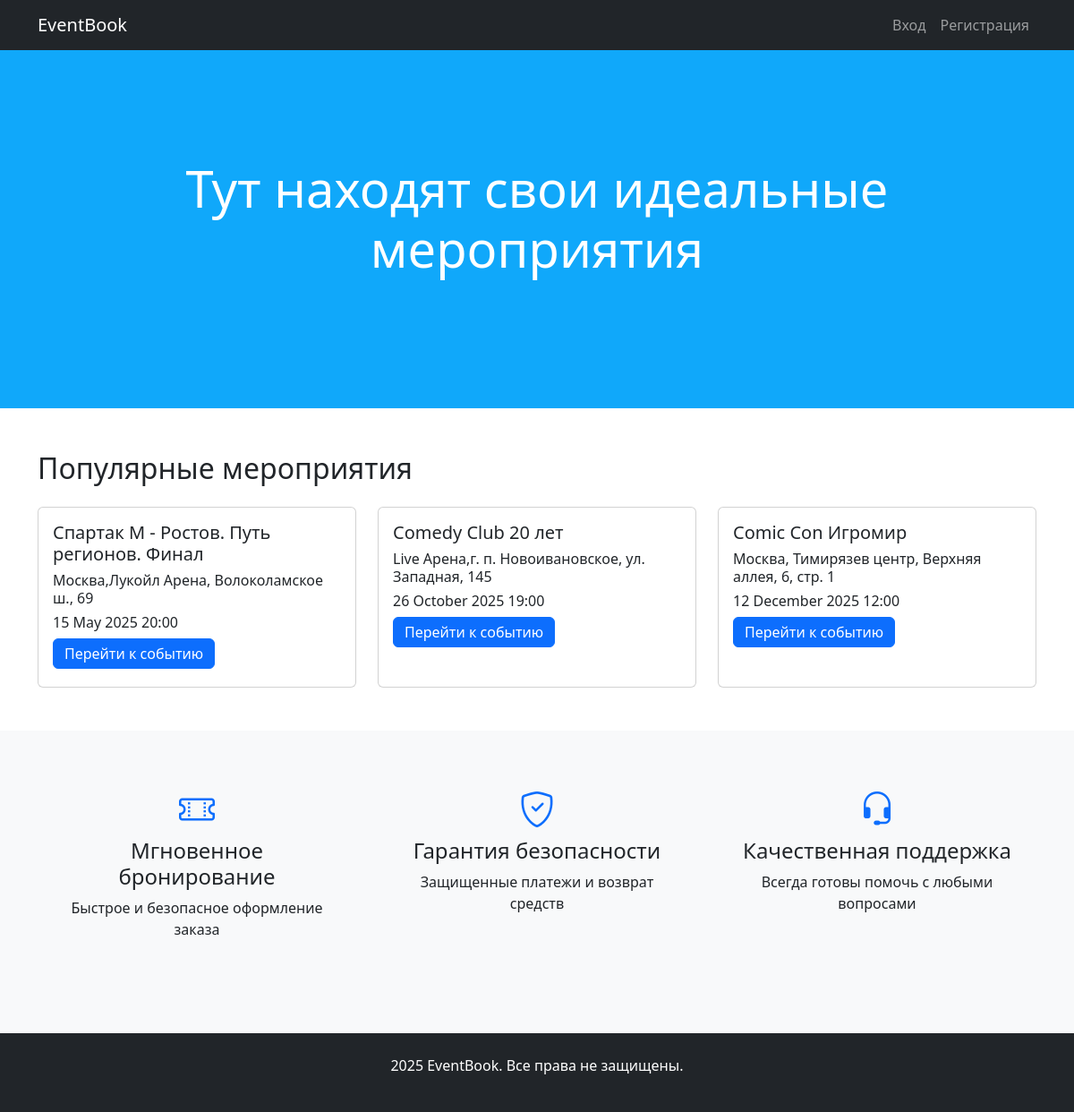
The page / on the database its author committed.
### data/event.py (models this page shows)
class Event(SqlAlchemyBase, UserMixin, SerializerMixin):
    __tablename__ = 'events'
    id = sqlalchemy.Column(sqlalchemy.Integer, primary_key=True, autoincrement=True)
    name = sqlalchemy.Column(sqlalchemy.String, nullable=True)
    about = sqlalchemy.Column(sqlalchemy.String, nullable=True)
    path_to_file = sqlalchemy.Column(sqlalchemy.String, nullable=True)
    start_date = sqlalchemy.Column(sqlalchemy.DateTime, default=datetime.datetime.now)
    start_date_formatted = sqlalchemy.Column(sqlalchemy.String)
    city = sqlalchemy.Column(sqlalchemy.String, nullable=True)
    capacity_left = sqlalchemy.Column(sqlalchemy.Integer)
    price = sqlalchemy.Column(sqlalchemy.Integer)
    place = sqlalchemy.Column(sqlalchemy.String)
    hall_id = sqlalchemy.Column(sqlalchemy.Integer,
                                sqlalchemy.ForeignKey("halls.id"))
    hall = orm.relationship('ConcertHall')

### main.py (the view)
@user_blueprint.route("/")
def index():
    db_sess = db_session.create_session()
    events = sorted(db_sess.query(Event).all(), key=lambda a: a.start_date)
    return render_template("index.html", events=events)

### data/db_session.py (called while the page is built)
def create_session() -> Session:
    global __factory
    return __factory()

### templates/index.html (shortened to what this page needs)
{% extends "base.html" %}
{% block content %}
    <section class="hero-section">
        <div class="container text-center">
            {% if current_user.is_authenticated %}
            <h1 class="display-4 mb-4">Привет, {{current_user.name}}!</h1>
            <h1 class="display-4 mb-4">Мы нашли кое-что для вас</h1>
            {% else %}
            <h1 class="display-4 mb-4">Тут находят свои идеальные мероприятия</h1>
            {% endif %}
        </div>
    </section>
    <section class="container my-5">
        <h2 class="mb-4">Популярные мероприятия</h2>
        <div class="row row-cols-1 row-cols-md-3 g-4">
            {% for event in events %}
                <div class="col">
                    <div class="card h-100 event-card">
                        <div class="card-body">
                            <h5 class="card-title">{{ event.name }}</h5>
                            <h6 class="card-title">{{ event.place }}</h6>
                            <h6 class="card-title">{{ event.start_date_formatted}}</h6>
                            <h6 class="btn btn-primary w-20 py-1 mb-1"><a class="nav-link" href="{{ url_for('user_blueprint.get_event_id', id=event.id) }}">Перейти к событию</a></h6>
                        </div>
                    </div>
                </div>
            {% endfor %}
        </div>
    </section>
    <section class="bg-light py-5">
        <div class="container text-center">
            <div class="row">
                <div class="col-md-4 mb-4">
                    <div class="p-3">
                        <h3><i class="bi bi-ticket-perforated fs-1 text-primary"></i></h3>
                        <h4>Мгновенное бронирование</h4>
                        <p>Быстрое и безопасное оформление заказа</p>
                    </div>
                </div>
                <div class="col-md-4 mb-4">
                    <div class="p-3">
                        <h3><i class="bi bi-shield-check fs-1 text-primary"></i></h3>
                        <h4>Гарантия безопасности</h4>
                        <p>Защищенные платежи и возврат средств</p>
                    </div>
                </div>
                <div class="col-md-4 mb-4">
                    <div class="p-3">
                        <h3><i class="bi bi-headset fs-1 text-primary"></i></h3>
                        <h4>Качественная поддержка</h4>
                        <a>Всегда готовы помочь с любыми вопросами</a>
                    </div>
                </div>
            </div>
        </div>
    </section>
{% endblock %}

### templates/base.html (shortened to what this page needs)
<!DOCTYPE html>
<html lang="ru">
<head>
    <link href="https://cdn.jsdelivr.net/npm/bootstrap@5.3.0/dist/css/bootstrap.min.css" rel="stylesheet">
    <link rel="stylesheet" href="https://cdn.jsdelivr.net/npm/bootstrap-icons@1.8.1/font/bootstrap-icons.css">
    <link rel="stylesheet" href="{{url_for('static', filename='css/base.css')}}" />
</head>
<body class="d-flex flex-column min-vh-100">
    <nav class="navbar navbar-expand-lg navbar-dark bg-dark">
        <div class="container">
            <a class="navbar-brand" href="{{ url_for('user_blueprint.index') }}">EventBook</a>
            <div class="collapse navbar-collapse" id="navbarNav">
                <ul class="navbar-nav ms-auto">
                    {% if current_user.is_authenticated %}
                        <li class="nav-item">
                            <a class="nav-link" href="{{ url_for('user_blueprint.profile') }}">Профиль</a>
                        </li>
                        <li class="nav-item">
                            <a class="nav-link" href="{{ url_for('user_blueprint.logout') }}">Выйти</a>
                        </li>
                        {% if current_user.is_admin %}
                        <li class="nav-item">
                            <a class="nav-link" href="{{ url_for('user_blueprint.create_event') }}">Создать мероприятие</a>
                        </li>
                        {% endif %}
                     {% else %}
                        <li class="nav-item">
                            <a class="nav-link" href="{{ url_for('user_blueprint.login') }}">Вход</a>
                        </li>
                        <li class="nav-item">
                            <a class="nav-link" href="{{ url_for('user_blueprint.register') }}">Регистрация</a>
                        </li>
                     {% endif %}
                </ul>
            </div>
        </div>
    </nav>
    <main class="flex-grow-1">
        {% block content %}{% endblock %}
    </main>
    <footer class="bg-dark text-white mt-auto py-4">
        <div class="container text-center">
            <p>2025 EventBook. Все права не защищены.</p>
        </div>
    </footer>
</body>
</html>

### static/css/base.css (style rules this page uses)
.hero-section { background: rgb(16, 168, 250); height: 50vh; color: white; display: flex; align-items: center; }
.event-card { transition: transform 0.3s; }

### rows shown on the page
Event: name "Спартак М - Ростов. Путь регионов. Финал", place "Москва,Лукойл Арена, Волоколамское ш., 69", start_date_formatted "15 May 2025 20:00"
Event: name "Comedy Club 20 лет", place "Live Арена,г. п. Новоивановское, ул. Западная, 145", start_date_formatted "26 October 2025 19:00"
Event: name "Comic Con Игромир", place "Москва, Тимирязев центр, Верхняя аллея, 6, стр. 1", start_date_formatted "12 December 2025 12:00"
